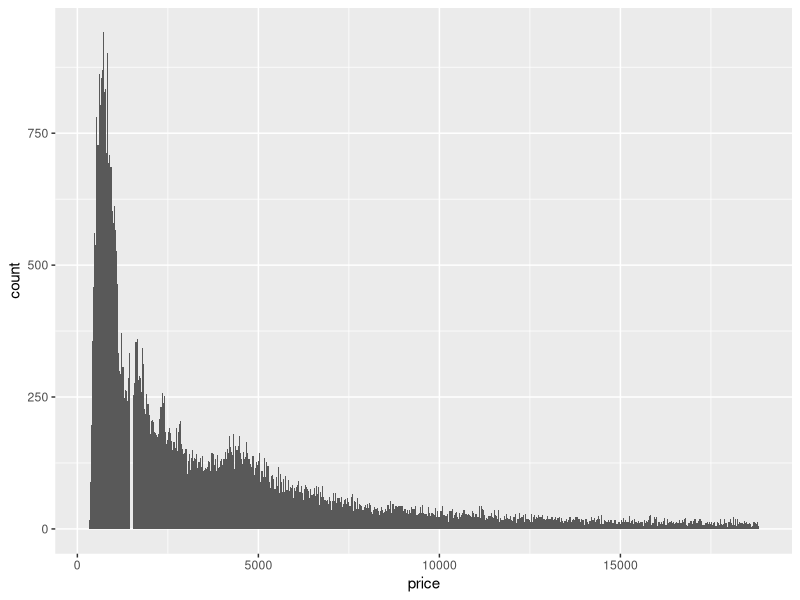
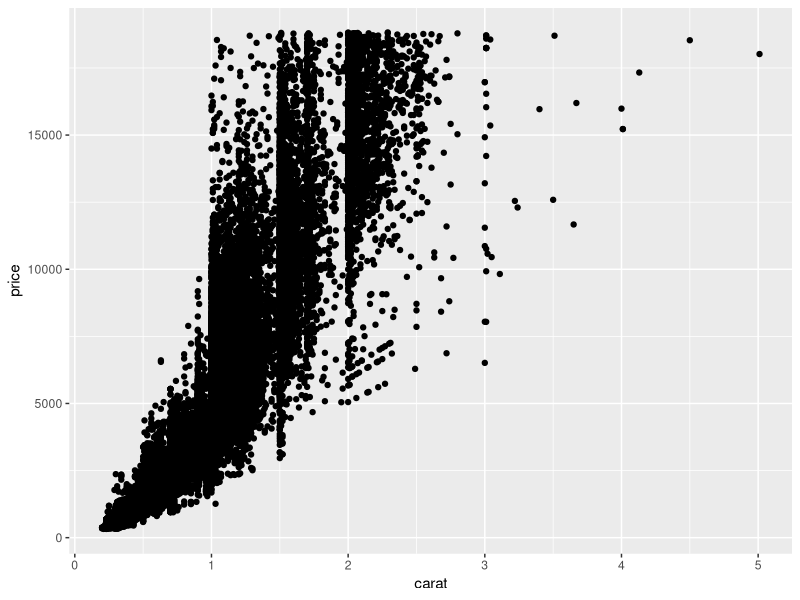
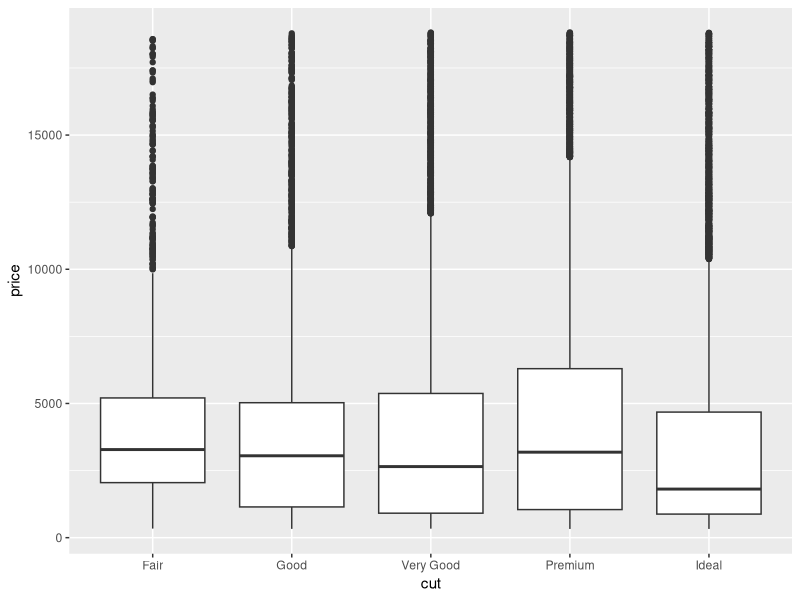
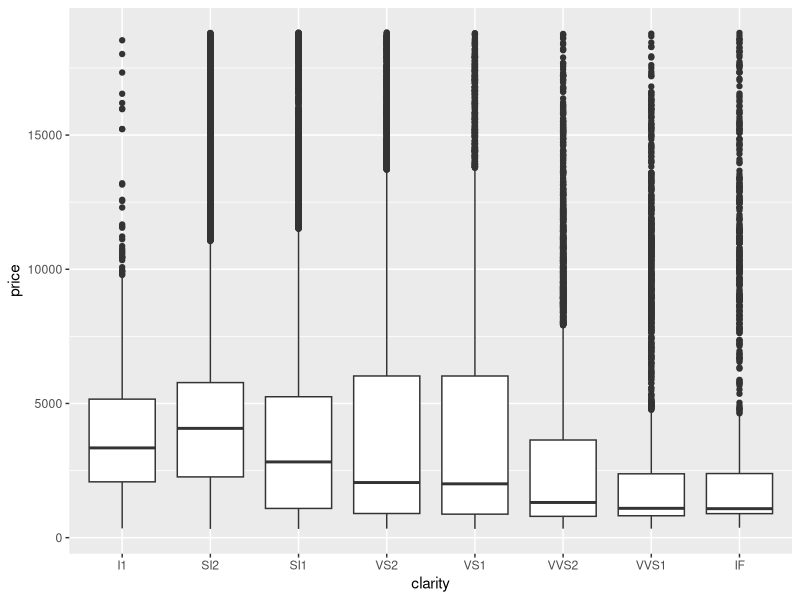
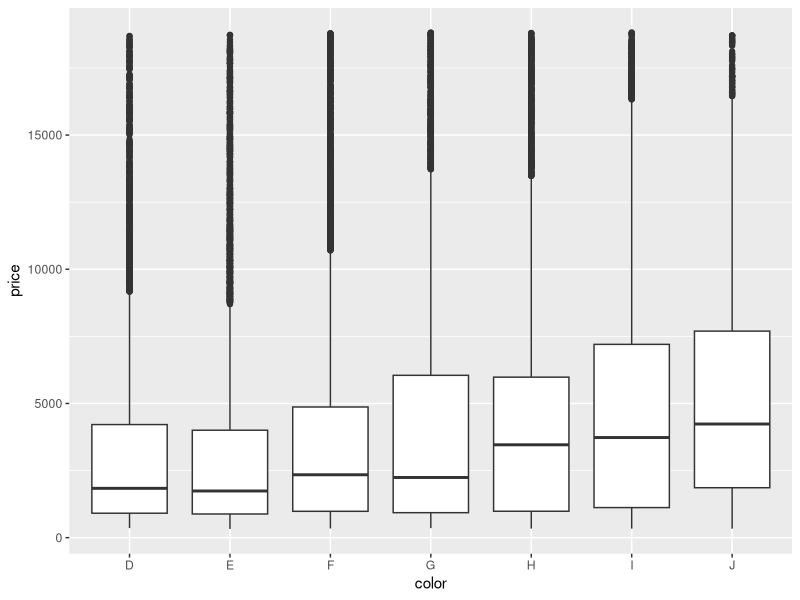
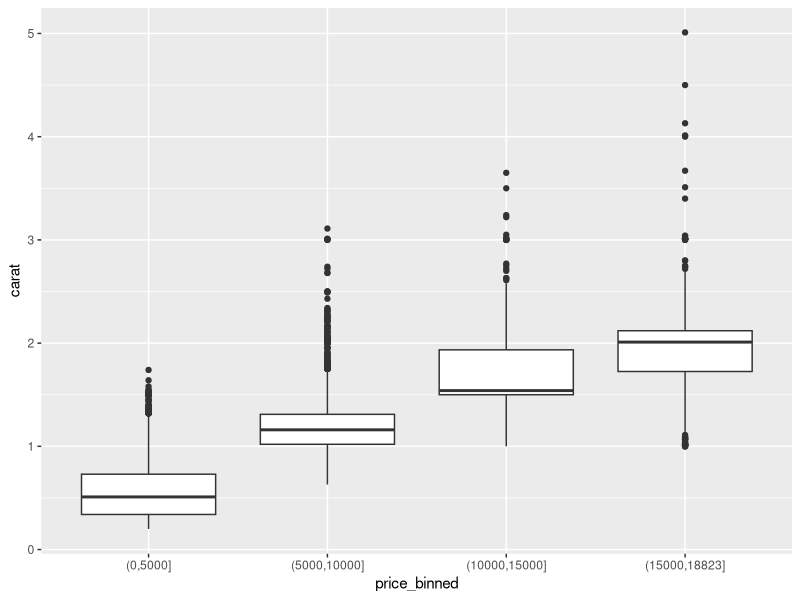

These figures' R source, in order:
## ---- chunk 1
knitr::opts_chunk$set(echo = TRUE)
## ---- chunk 2
library(tidyverse)
## ---- chunk 3
ggplot(data = diamonds) +
  geom_histogram(mapping = aes(x = price), binwidth = 30)
summary(diamonds$price)
# From the histogram, we can see that most of the prices are in the range from 0 to 326. Looking at the number from summary, in which Min equals 326 and Median equals 2401, we can say it is aligned with our observation in the histogram
## ---- chunk 4
ggplot(diamonds, mapping = aes(x = carat, y = price)) + 
  geom_point()

ggplot(diamonds, mapping = aes(x = cut, y = price)) + 
  geom_boxplot()

ggplot(diamonds, mapping = aes(x = clarity, y = price)) + 
  geom_boxplot()

  ggplot(diamonds, mapping = aes(x = color, y = price)) + 
  geom_boxplot()
# we can see that carat is doing best for predicting the price of a diamond.
## ---- chunk 5
diamonds %>% 
  filter(!is.na(carat), !is.na(price)) %>%
  mutate(price_binned = cut(price, breaks=c(seq(0, max(price), 5000), 
                                            max(price)), dig.lab=10)) %>%
  ggplot(., aes(price_binned, carat)) + 
  geom_boxplot()
